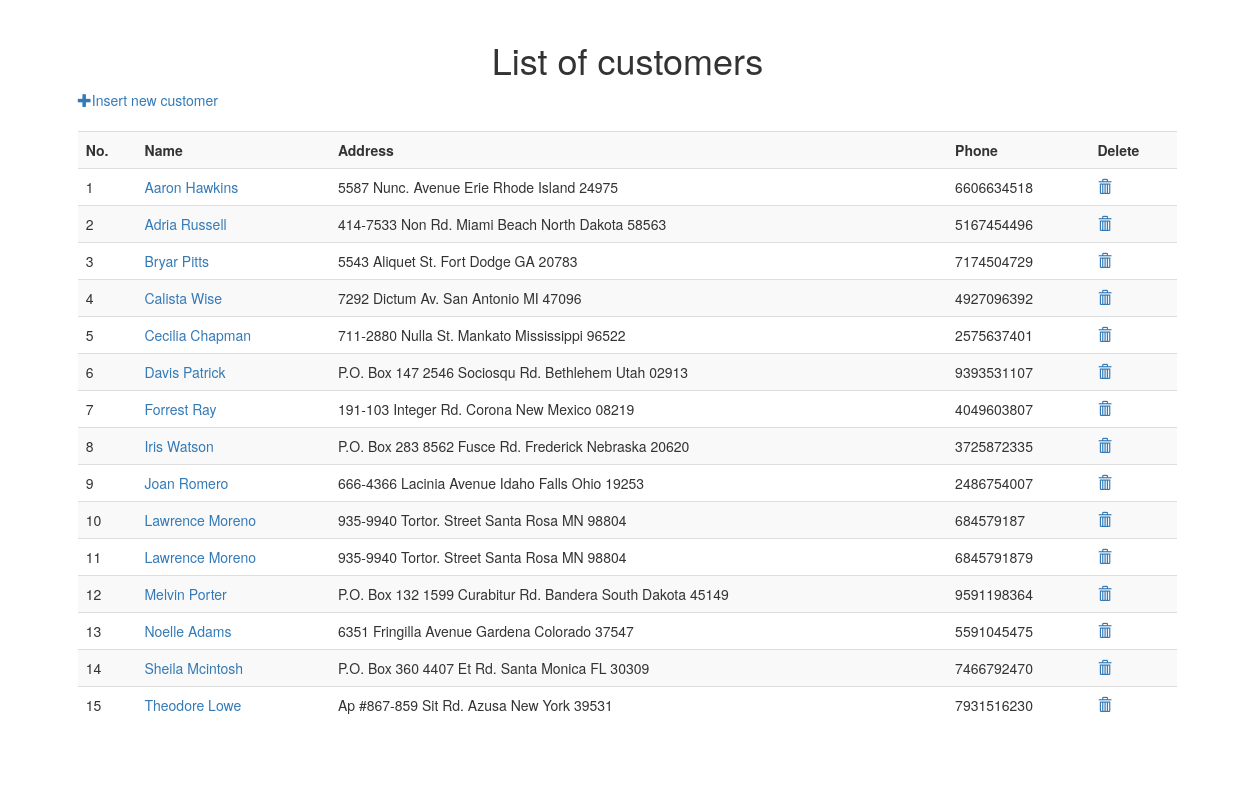
The page / on the database its author committed.
### tables this page shows
CREATE TABLE `customer` (
  `id` int(11) NOT NULL,
  `name` varchar(150) NOT NULL,
  `address` varchar(256) NOT NULL,
  `phone` varchar(10) NOT NULL
);

### index.php (the view, shortened to what this page needs)
<!doctype html>
<html lang="en">
  <head>
    <link rel="stylesheet" href="https://stackpath.bootstrapcdn.com/bootstrap/3.4.0/css/bootstrap.min.css">
  </head>
<body>
<?php
include('DBconnect.php');
?>
<?php
if (!isset($_REQUEST['code'])) {
?>
<div class="container" style="width:90%; margin-top:20px;">
    <div class="row text-center"><h1>List of customers</h1></div>
	<a href="insert.php" ><span style="margin-bottom: 25px" class="glyphicon glyphicon-plus" aria-hidden="true"></span>Insert new customer</a>
	<table class="table table-striped">
	<tr>
		<th>No.</th>
		<th>Name</th>
		<th>Address</th>
		<th>Phone</th>
		<th>Delete</th>
	</tr>
<?php
    $r = mysqli_query($dbc, "SELECT * FROM customer ORDER BY name ") or die ('Error: '.mysqli_error ());
    $counter=1;
    while ($row=mysqli_fetch_array($r)) {
?>
	<tr>
		<td><?php echo $counter; ?></td>
		<td><a href="update.php?id=<?php echo $row['id']?>"><?php echo $row['name']; ?></a></td>
		<td><?php echo $row['address']; ?></td>
		<td><?php echo $row['phone']; ?></td>
		<td><a href="index.php?code=delete&id=<?php echo $row['id']?>"><span class="glyphicon glyphicon-trash"></span></a></td>
	</tr>
<?php
	$counter+=1;
	}
	?>
	</table>
	<div class="container text-center">
	</div>
</div>
<?php
	}
?>
  </body>
</html>

### rows shown on the page
customer: name "Aaron Hawkins", address "5587 Nunc. Avenue Erie Rhode Island 24975", phone "6606634518"
customer: name "Adria Russell", address "414-7533 Non Rd. Miami Beach North Dakota 58563", phone "5167454496"
customer: name "Bryar Pitts", address "5543 Aliquet St. Fort Dodge GA 20783", phone "7174504729"
customer: name "Calista Wise", address "7292 Dictum Av. San Antonio MI 47096", phone "4927096392"
customer: name "Cecilia Chapman", address "711-2880 Nulla St. Mankato Mississippi 96522", phone "2575637401"
customer: name "Davis Patrick", address "P.O. Box 147 2546 Sociosqu Rd. Bethlehem Utah 02913", phone "9393531107"
customer: name "Forrest Ray", address "191-103 Integer Rd. Corona New Mexico 08219", phone "4049603807"
customer: name "Iris Watson", address "P.O. Box 283 8562 Fusce Rd. Frederick Nebraska 20620", phone "3725872335"
customer: name "Joan Romero", address "666-4366 Lacinia Avenue Idaho Falls Ohio 19253", phone "2486754007"
customer: name "Lawrence Moreno", address "935-9940 Tortor. Street Santa Rosa MN 98804", phone "684579187"
customer: name "Lawrence Moreno", address "935-9940 Tortor. Street Santa Rosa MN 98804", phone "6845791879"
customer: name "Melvin Porter", address "P.O. Box 132 1599 Curabitur Rd. Bandera South Dakota 45149", phone "9591198364"
customer: name "Noelle Adams", address "6351 Fringilla Avenue Gardena Colorado 37547", phone "5591045475"
customer: name "Sheila Mcintosh", address "P.O. Box 360 4407 Et Rd. Santa Monica FL 30309", phone "7466792470"
customer: name "Theodore Lowe", address "Ap #867-859 Sit Rd. Azusa New York 39531", phone "7931516230"
